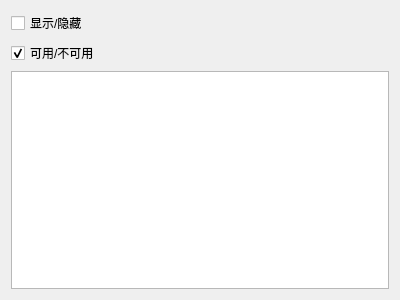
<?xml version="1.0" encoding="UTF-8"?>
<ui version="4.0">
 <class>Dialog</class>
 <widget class="QDialog" name="Dialog">
  <property name="geometry">
   <rect>
    <x>0</x>
    <y>0</y>
    <width>400</width>
    <height>300</height>
   </rect>
  </property>
  <property name="minimumSize">
   <size>
    <width>400</width>
    <height>300</height>
   </size>
  </property>
  <property name="maximumSize">
   <size>
    <width>400</width>
    <height>300</height>
   </size>
  </property>
  <property name="windowTitle">
   <string>登录</string>
  </property>
  <property name="windowIcon">
   <iconset>
    <normaloff>../../../Pictures/Camera Roll/WIN_20201219_20_14_48_Pro.jpg</normaloff>../../../Pictures/Camera Roll/WIN_20201219_20_14_48_Pro.jpg</iconset>
  </property>
  <layout class="QVBoxLayout" name="verticalLayout">
   <item>
    <widget class="QCheckBox" name="checkBox">
     <property name="text">
      <string>显示/隐藏</string>
     </property>
     <property name="checked">
      <bool>false</bool>
     </property>
    </widget>
   </item>
   <item>
    <widget class="QCheckBox" name="checkBox_2">
     <property name="text">
      <string>可用/不可用</string>
     </property>
     <property name="checked">
      <bool>true</bool>
     </property>
    </widget>
   </item>
   <item>
    <widget class="QTextBrowser" name="textBrowser"/>
   </item>
  </layout>
 </widget>
 <resources/>
 <connections>
  <connection>
   <sender>checkBox</sender>
   <signal>toggled(bool)</signal>
   <receiver>textBrowser</receiver>
   <slot>setVisible(bool)</slot>
   <hints>
    <hint type="sourcelabel">
     <x>100</x>
     <y>17</y>
    </hint>
    <hint type="destinationlabel">
     <x>103</x>
     <y>89</y>
    </hint>
   </hints>
  </connection>
  <connection>
   <sender>checkBox_2</sender>
   <signal>toggled(bool)</signal>
   <receiver>textBrowser</receiver>
   <slot>setEnabled(bool)</slot>
   <hints>
    <hint type="sourcelabel">
     <x>152</x>
     <y>54</y>
    </hint>
    <hint type="destinationlabel">
     <x>153</x>
     <y>69</y>
    </hint>
   </hints>
  </connection>
 </connections>
</ui>
